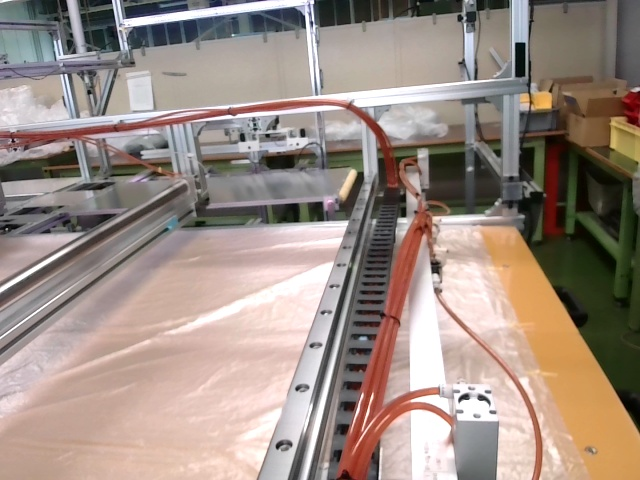
#> input picture image/fukuro_image.jpg, 640 x 480 px
$ python -i 'camera押出カメラから画像OK.py'   (imports and definitions only)
#> lines starting #> are read from the running program, lines starting #| are printed output that depends on the picture; after the words box and inside, x2 and y2 are one past the last pixel; in counts of white or black regions, pixels touching at a corner belong together; long printed decimals are rounded
#> further down, picture is the input picture: shape (480, 640, 3); mean B, G, R 132.8, 141.7, 157.3
#########################################
#20241015
#Ito Natsuki
#カメラクラス
#カメラ撮影画像から押出判定OK
#########################################

import cv2
import time
import numpy as np

import random


class Camera:
    def __init__(self):
        self.output_oshidashi_image_filepath = "image/output_oshidashi_image.jpg"
        self.output_fukuro_image_filepath = "image/output_fukuro_image.jpg"
        self.output_label_image_filepath = "image/output_label_image.jpg"
        self.output_kensa_image_filepath_upleft = "image/output_kensa_image_upleft.jpg"
        self.output_kensa_image_filepath_upright = "image/output_kensa_image_upright.jpg"
        self.output_kensa_image_filepath_downleft = "image/output_kensa_image_downleft.jpg"
        self.output_kensa_image_filepath_downright = "image/output_kensa_image_downright.jpg"

        self.measurement_time = 0
        self.measurement_start = 0
        self.measurement_end = 0

        self.is_detect_hand = False
        self.is_start_oshidashi = False
        self.is_start_fukuro = False
        self.is_start_kensa = False
        self.is_start_qr = False

        self.a = False

        self.is_work = False


    ##カメラ起動、画像撮影
    # [49 lines left out: functions manage_camera, detect_hand, manage_image_processing, not called in this run]


    ##押出部のワーク有無判定
    def judge_oshidashi(self, image):
        print("押出部のワーク有無判定")
        image_size = image.shape[0] * image.shape[1]
#> image_size = 307200
        image = cv2.cvtColor(image, cv2.COLOR_BGR2GRAY)
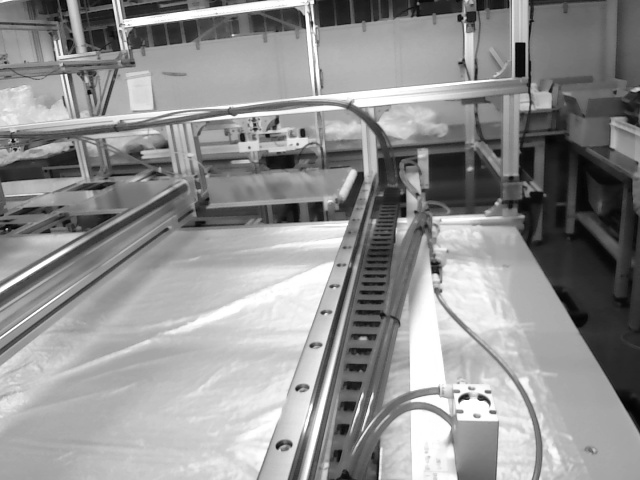
#> image: shape (480, 640); min 2, max 255, mean 145.4
        thresh_value, image_area = cv2.threshold(image, 200, 255, cv2.THRESH_BINARY)
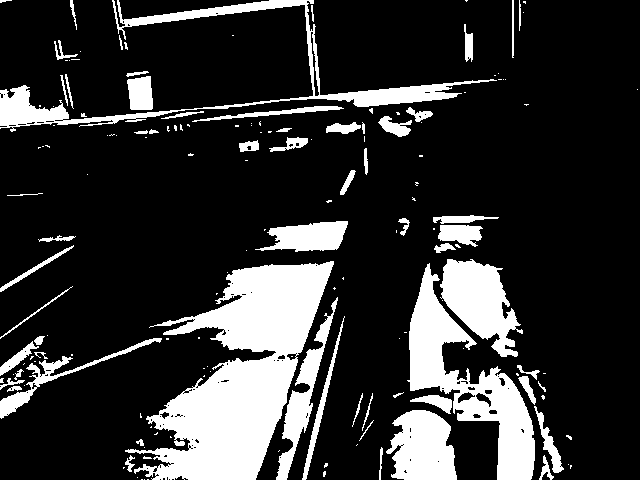
#> image_area: shape (480, 640); 19.5% white; 160 white regions (99 under 20 px), largest, box (x1, y1, x2, y2) and area: (125, 261, 334, 480) 21169, (407, 263, 535, 480) 8895, (0, 0, 497, 132) 6644


        whitePixels = cv2.countNonZero(image_area)
#> whitePixels = 59857
        blackPixels = image_size - whitePixels
#> blackPixels = 247343

        whiteAreaRatio = (whitePixels/image_size)*100*7875#[cm^2]
#> whiteAreaRatio = 153442
        blackAreaRatio = (blackPixels/image_size)*100*7875#[cm^2]
#> blackAreaRatio = 634058

        print("White Area [cm2] : ", whiteAreaRatio)
#| White Area [cm2] :  153442.017
        print("Black Area [cm2] : ", blackAreaRatio)
#| Black Area [cm2] :  634057.983

        #cv2.imwrite("study/area.jpg", image_area)
        if whiteAreaRatio >= 300000:
            return True
        else:
            return False

    ##袋セット部の袋の有無判定
    def judge_fukuro(self):
        print("袋セット部の袋の有無判定")

    ##検査部の袋の破れ有無判定
    def judge_kensa(self):
        print("検査部の袋の破れ有無判定")

    ##QRコード読み取り
    def read_qr(self):
        print("QRコード読取り")


>>> import cv2
>>> picture = cv2.imread('../image/fukuro_image.jpg')
>>> result = Camera().judge_oshidashi(picture)
#> result = False

$ run again, on image/kensa1_image.jpg
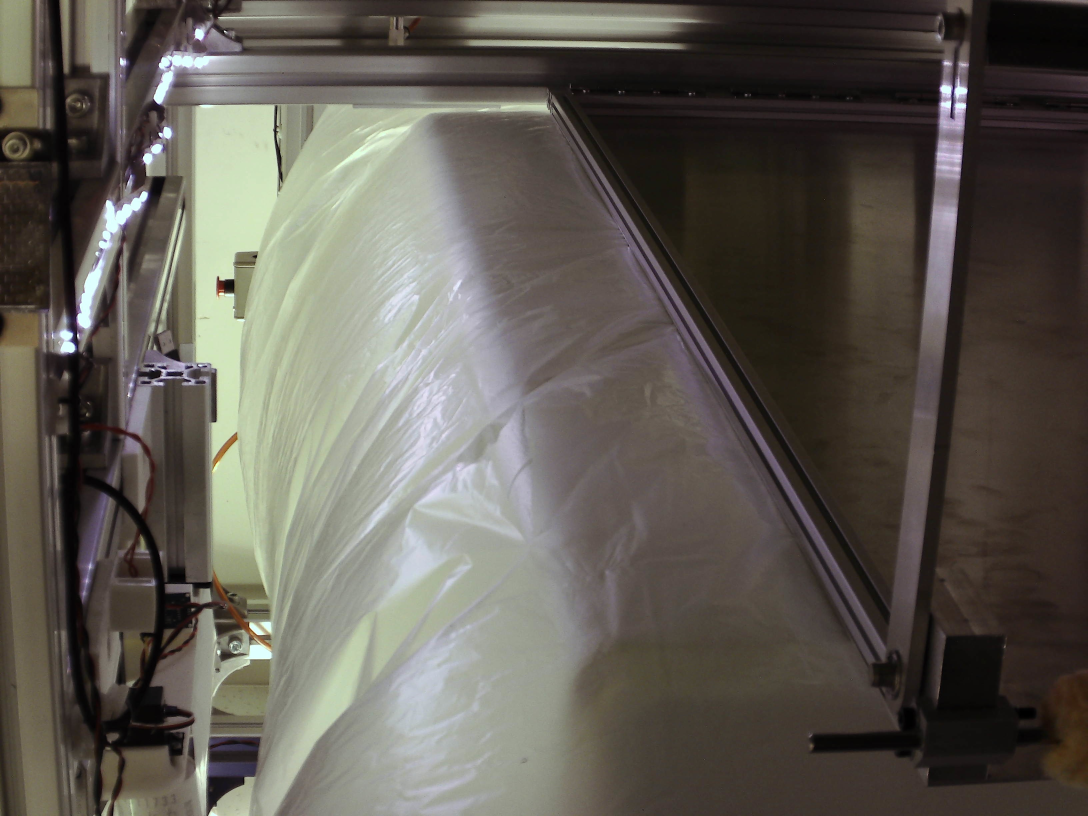
#> input picture image/kensa1_image.jpg, 3264 x 2448 px (shown at 1/3 size)
#> picture is the input picture: shape (2448, 3264, 3); mean B, G, R 83.3, 91.1, 95.5
#> in judge_oshidashi, `image = cv2.cvtColor(image, cv2.COLOR_BGR2GRAY)`:
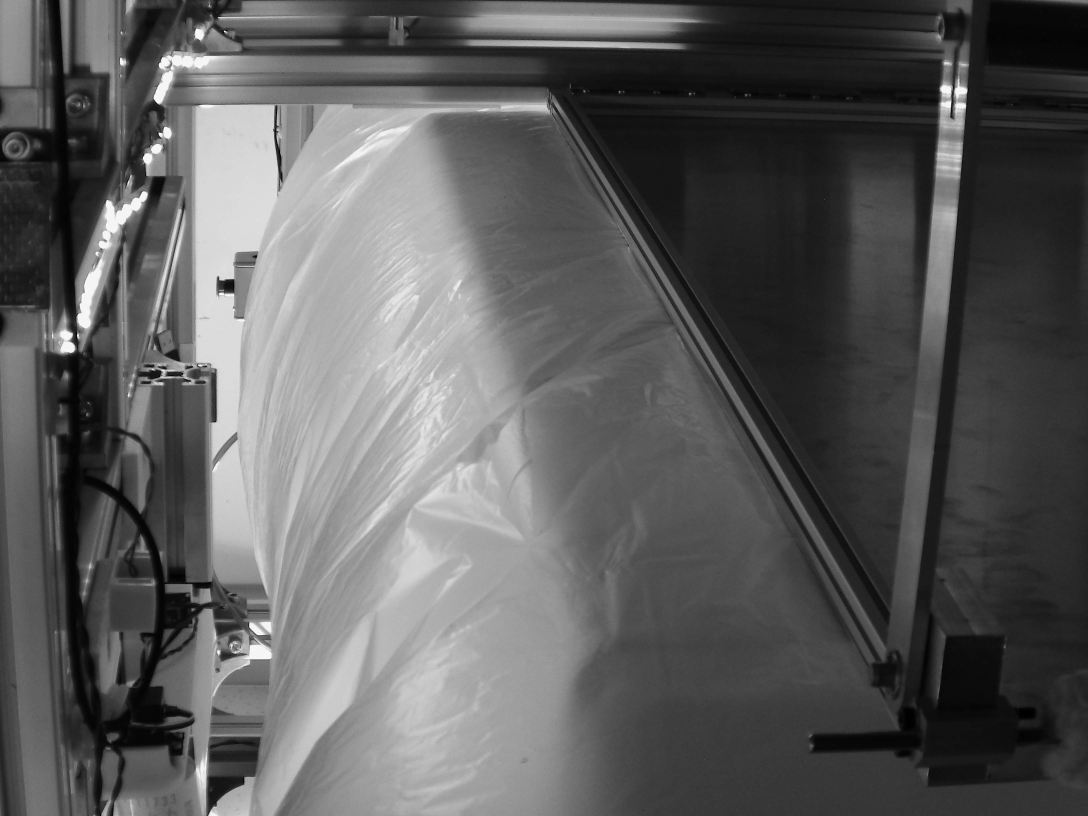
#> image: shape (2448, 3264) (shown at 1/3 size); min 0, max 255, mean 91.5
#> in judge_oshidashi, `thresh_value, image_area = cv2.threshold(image, 200, 255, cv2.THRESH_B..`:
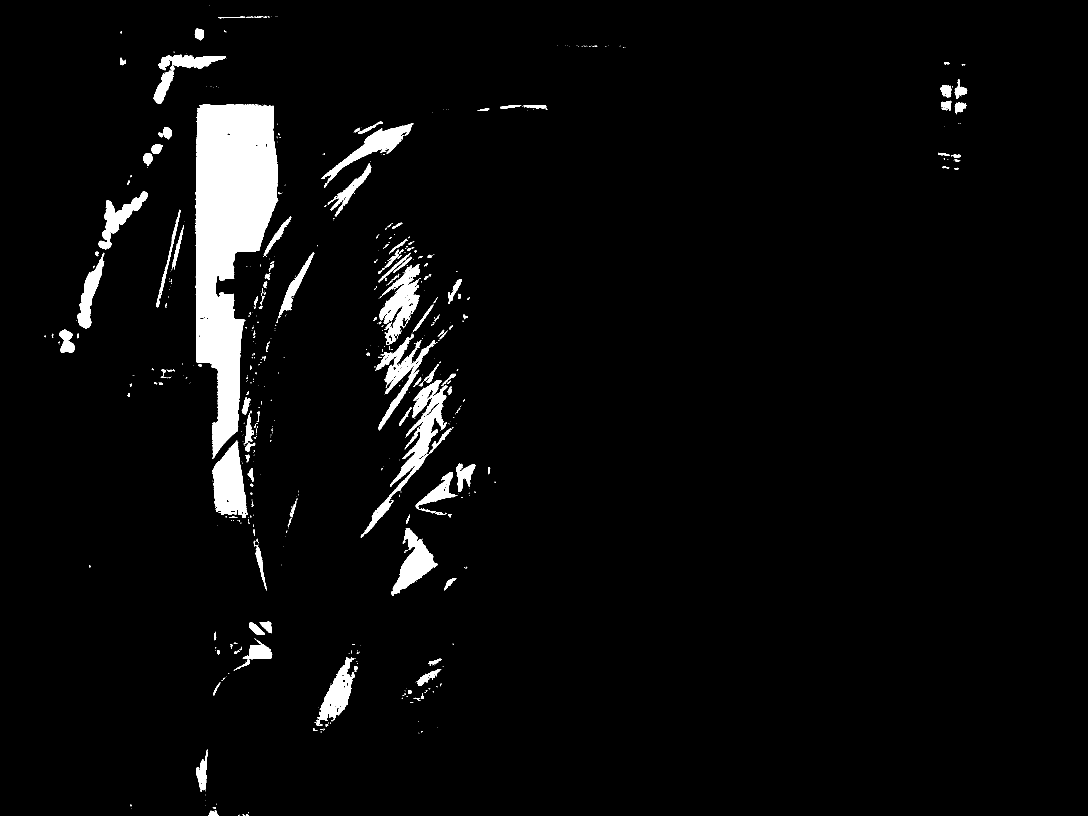
#> image_area: shape (2448, 3264) (shown at 1/3 size); 4% white; 769 white regions (588 under 20 px), largest, box (x1, y1, x2, y2) and area: (586, 314, 835, 1377) 154771, (1090, 1140, 1344, 1601) 17757, (637, 1324, 743, 1554) 15425
#> whitePixels = 316493
#> blackPixels = 7673779
#> whiteAreaRatio = 31192.7
#> blackAreaRatio = 756307.3
#| White Area [cm2] :  31192.710
#| Black Area [cm2] :  756307.290
#> result = False
